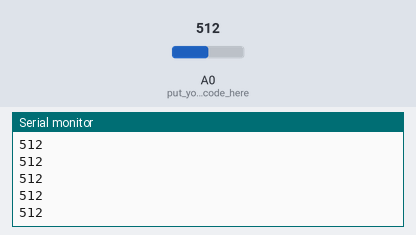
A sketch run on a simulated Arduino Uno, built with avr-gcc and run on an emulated ATmega328P. Parts: the last lines printed to the serial monitor. The test bench sets the inputs (shaded band); at power-on: A0 (put_your_setup_code_here) = 512.

Above: at 1.2 s.
1.3 s: A0 (put_your_setup_code_here) set to 716
At 2.3 s:
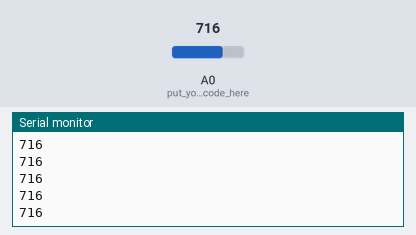
2.8 s: A0 (put_your_setup_code_here) set to 900
At 3.7 s:
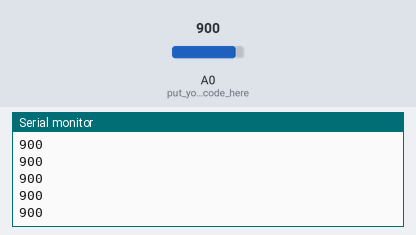
Timing chart, 0 to 5.8 s (numbered marks = the images above; inputs shaded):
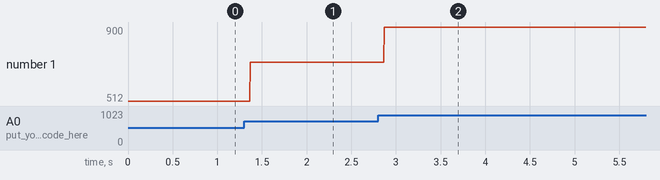

The sketch:

Acceltest.ino
```cpp
void setup() {
  Serial.begin(9600);
  pinMode(A0,INPUT);// put your setup code here, to run once:

}

void loop() {
  int x= analogRead(A0);
  Serial.println(x);
  // put your main code here, to run repeatedly:

}
```

Measured:
- after the input at 1.3 s, the serial monitor: prints a new line after 0.07 s (image 1)
- after the input at 2.8 s, the serial monitor: prints a new line after 0.07 s (image 2)
- plotted number 1: 512 → 716 after the input at 1.3 s, 716 → 900 after the input at 2.8 s
